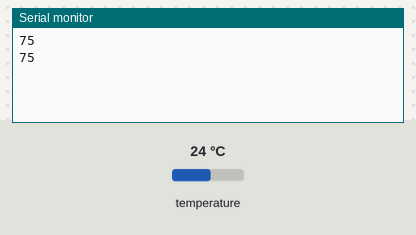
A sketch run on a simulated Arduino Uno, built with avr-gcc and run on an emulated ATmega328P. On the bench: the last lines printed to the serial monitor. The inputs (shaded band) are chosen by the test bench; at power-on: temperature 24 °C.

Above: at 2.8 s.
2.9 s: temperature set to 12 °C
At 3.9 s:
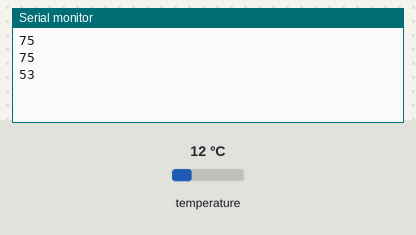
4.4 s: temperature set to 19 °C
At 6.0 s:
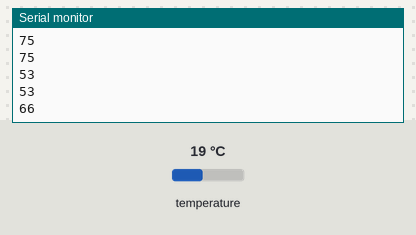
Timing chart, 0 to 7.5 s (numbered marks = the images above; inputs shaded):
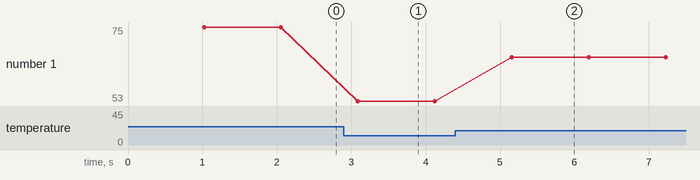

The sketch:

DS18B20_temp.ino
```cpp
#include <OneWire.h>

OneWire ds(10); // pin 10

void setup() {
  // put your setup code here, to run once:
  Serial.begin(9600);
}

void loop() {
  // put your main code here, to run repeatedly:
  byte i;
  byte present = 0;
  byte data[12];
  byte addr[8];
  int Temp;
  if (!ds.search(addr))
  {
    ds.reset_search();
    return;
  }
  /*
  Serial.print("R=");
  for (i = 0; i < 8; i++)
  {
    Serial.print(addr[i], HEX);
    Serial.print("");
  }
  */
  if (OneWire::crc8(addr, 7) != addr[7])
  {
    Serial.print("CRC is not valid!\n");
    return;
  }
  if (addr[0] != 0x28)
  {
    Serial.print("Device is not a DS1820 family device.\n");
    return;
  }
  ds.reset();
  ds.select(addr);
  ds.write(0x44, 1);
  delay(1000);
  present = ds.reset();
  ds.select(addr);
  ds.write(0xBE);
  /*
  Serial.println();
  Serial.print("P=");
  Serial.print(present, HEX);
  Serial.print("");
  */
  for (i = 0; i < 9; i++)
  {
    data[i] = ds.read();
    //Serial.print(data[i], HEX);
  }
  Temp = (data[1]<<8) + data[0];
  Temp = Temp>>4;
  Temp = Temp * 1.8 + 32; // convert C to F
  //Serial.println();
  Serial.print("");
  Serial.println(Temp);
//  Serial.print("");
/*
  Serial.print("CRC=");
  Serial.print(OneWire::crc8(data, 8), HEX);
  Serial.println();
  */
}
```

Measured:
- after the input at 2.9 s, the serial monitor: prints a new line after 0.19 s (image 1)
- after the input at 4.4 s, the serial monitor: prints a new line after 0.76 s (image 2)
- plotted number 1: 75 → 53 after the input at 2.9 s, 53 → 66 after the input at 4.4 s
